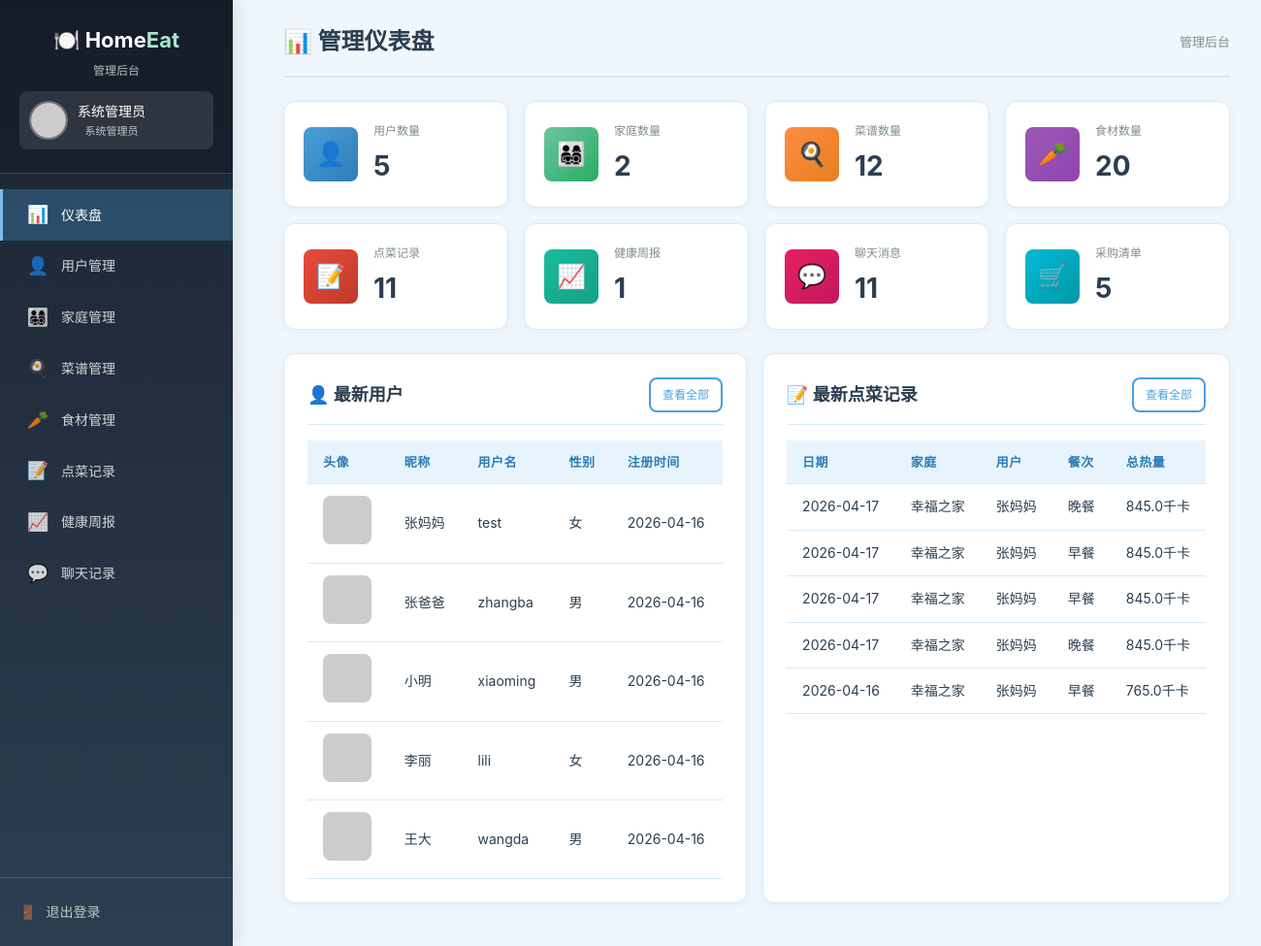
The app's page /admin/dashboard (signed in) with its own data.
### models.py (models this page shows)
class User(UserMixin, db.Model):
    __tablename__ = 'user'
    id = db.Column(db.Integer, primary_key=True)
    username = db.Column(db.String(50), unique=True, nullable=False)
    password = db.Column(db.String(200), nullable=False)
    role = db.Column(db.String(20), default='user')  # admin / user
    nickname = db.Column(db.String(50), default='')
    avatar = db.Column(db.String(200), default='')
    gender = db.Column(db.String(10), default='')
    age = db.Column(db.Integer, default=0)
    height = db.Column(db.Float, default=0)
    weight = db.Column(db.Float, default=0)
    diseases = db.Column(db.Text, default='')  # 慢性疾病
    allergies = db.Column(db.Text, default='')  # 过敏史
    special_diet = db.Column(db.Text, default='')  # 特殊饮食需求
    taste_likes = db.Column(db.Text, default='')  # 喜欢的口味
    taste_dislikes = db.Column(db.Text, default='')  # 忌口食材
    health_goal = db.Column(db.Text, default='')  # 健康目标
    family_id = db.Column(db.Integer, db.ForeignKey('family.id'), nullable=True)
    is_family_admin = db.Column(db.Boolean, default=False)
    created_at = db.Column(db.DateTime, default=datetime.now)
    family = db.relationship('Family', foreign_keys=[family_id], backref=db.backref('members', lazy=True))

class RecipeRecord(db.Model):
    __tablename__ = 'recipe_record'
    id = db.Column(db.Integer, primary_key=True)
    family_id = db.Column(db.Integer, db.ForeignKey('family.id'), nullable=False)
    user_id = db.Column(db.Integer, db.ForeignKey('user.id'), nullable=False)
    date = db.Column(db.Date, nullable=False)
    meal_type = db.Column(db.String(20), default='dinner')  # breakfast/lunch/dinner
    recipes_json = db.Column(db.Text, default='[]')  # 完整菜谱JSON
    total_calories = db.Column(db.Float, default=0)
    total_protein = db.Column(db.Float, default=0)
    total_fat = db.Column(db.Float, default=0)
    total_carbs = db.Column(db.Float, default=0)
    status = db.Column(db.String(20), default='active')  # active / reused
    created_at = db.Column(db.DateTime, default=datetime.now)
    family = db.relationship('Family', backref=db.backref('records', lazy=True))
    user = db.relationship('User', backref=db.backref('records', lazy=True))

class Family(db.Model):
    __tablename__ = 'family'
    id = db.Column(db.Integer, primary_key=True)
    name = db.Column(db.String(100), nullable=False)
    invite_code = db.Column(db.String(20), unique=True, nullable=False)
    description = db.Column(db.Text, default='')
    avatar = db.Column(db.String(200), default='')
    created_by = db.Column(db.Integer, db.ForeignKey('user.id'))
    created_at = db.Column(db.DateTime, default=datetime.now)
    creator = db.relationship('User', foreign_keys=[created_by])

### app.py (the view)
@app.route('/admin/dashboard')
@login_required
@admin_required
def admin_dashboard():
    stats = {
        'user_count': User.query.filter_by(role='user').count(),
        'family_count': Family.query.count(),
        'recipe_count': Recipe.query.count(),
        'ingredient_count': Ingredient.query.count(),
        'record_count': RecipeRecord.query.count(),
        'report_count': WeeklyReport.query.count(),
        'chat_count': ChatMessage.query.count(),
        'shopping_count': ShoppingList.query.count()
    }
    recent_records = RecipeRecord.query.order_by(RecipeRecord.created_at.desc()).limit(5).all()
    recent_users = User.query.filter_by(role='user').order_by(User.created_at.desc()).limit(5).all()
    return render_template('admin/dashboard.html', stats=stats,
                           recent_records=recent_records, recent_users=recent_users)

### app.py (called while the page is built)
@login_manager.user_loader
def load_user(user_id):
    return User.query.get(int(user_id))

def admin_required(f):
    @wraps(f)
    def decorated_function(*args, **kwargs):
        if not current_user.is_authenticated or current_user.role != 'admin':
            flash('需要管理员权限', 'error')
            return redirect(url_for('login'))
        return f(*args, **kwargs)
    return decorated_function

@app.template_filter('meal_type_cn')
def meal_type_cn(val):
    mapping = {'breakfast': '早餐', 'lunch': '午餐', 'dinner': '晚餐'}
    return mapping.get(val, val)

### templates/admin/dashboard.html (shortened to what this page needs)
{% extends "admin/base.html" %}
{% block content %}
<div class="page-header">
    <h2>📊 管理仪表盘</h2>
    <span class="breadcrumb">管理后台</span>
</div>
<div class="stats-grid">
    <div class="stat-card"><div class="stat-icon blue">👤</div><div class="stat-info"><h4>用户数量</h4><div class="stat-number">{{ stats.user_count }}</div></div></div>
    <div class="stat-card"><div class="stat-icon green">👨‍👩‍👧‍👦</div><div class="stat-info"><h4>家庭数量</h4><div class="stat-number">{{ stats.family_count }}</div></div></div>
    <div class="stat-card"><div class="stat-icon orange">🍳</div><div class="stat-info"><h4>菜谱数量</h4><div class="stat-number">{{ stats.recipe_count }}</div></div></div>
    <div class="stat-card"><div class="stat-icon purple">🥕</div><div class="stat-info"><h4>食材数量</h4><div class="stat-number">{{ stats.ingredient_count }}</div></div></div>
    <div class="stat-card"><div class="stat-icon red">📝</div><div class="stat-info"><h4>点菜记录</h4><div class="stat-number">{{ stats.record_count }}</div></div></div>
    <div class="stat-card"><div class="stat-icon teal">📈</div><div class="stat-info"><h4>健康周报</h4><div class="stat-number">{{ stats.report_count }}</div></div></div>
    <div class="stat-card"><div class="stat-icon pink">💬</div><div class="stat-info"><h4>聊天消息</h4><div class="stat-number">{{ stats.chat_count }}</div></div></div>
    <div class="stat-card"><div class="stat-icon cyan">🛒</div><div class="stat-info"><h4>采购清单</h4><div class="stat-number">{{ stats.shopping_count }}</div></div></div>
</div>
<div class="grid-2">
    <div class="card">
        <div class="card-header"><h3>👤 最新用户</h3><a href="/admin/users" class="btn btn-outline btn-sm">查看全部</a></div>
        <table class="data-table">
            <thead><tr><th>头像</th><th>昵称</th><th>用户名</th><th>性别</th><th>注册时间</th></tr></thead>
            <tbody>
            {% for user in recent_users %}
            <tr>
                <td><img src="{{ user.avatar or 'https://via.placeholder.com/40' }}" class="table-img"></td>
                <td>{{ user.nickname }}</td>
                <td>{{ user.username }}</td>
                <td>{{ user.gender or '-' }}</td>
                <td>{{ user.created_at.strftime('%Y-%m-%d') if user.created_at else '-' }}</td>
            </tr>
            {% endfor %}
            </tbody>
        </table>
    </div>
    <div class="card">
        <div class="card-header"><h3>📝 最新点菜记录</h3><a href="/admin/records" class="btn btn-outline btn-sm">查看全部</a></div>
        <table class="data-table">
            <thead><tr><th>日期</th><th>家庭</th><th>用户</th><th>餐次</th><th>总热量</th></tr></thead>
            <tbody>
            {% for record in recent_records %}
            <tr>
                <td>{{ record.date }}</td>
                <td>{{ record.family.name if record.family else '-' }}</td>
                <td>{{ record.user.nickname if record.user else '-' }}</td>
                <td>{{ record.meal_type | meal_type_cn }}</td>
                <td>{{ record.total_calories }}千卡</td>
            </tr>
            {% endfor %}
            </tbody>
        </table>
    </div>
</div>
{% endblock %}

### templates/admin/base.html (shortened to what this page needs)
<!DOCTYPE html>
<html lang="zh-CN">
<head>
    <link rel="stylesheet" href="/static/css/style.css">
</head>
<body>
<div class="user-layout">
    <aside class="user-sidebar admin-sidebar">
        <div class="sidebar-header">
            <h2>🍽️ Home<span>Eat</span></h2>
            <p style="font-size:12px;opacity:0.7;margin-top:4px;">管理后台</p>
            <div class="user-info">
                <img src="{{ current_user.avatar or 'https://via.placeholder.com/40' }}" alt="头像" class="user-avatar">
                <div>
                    <div class="user-name">{{ current_user.nickname }}</div>
                    <div class="user-role">系统管理员</div>
                </div>
            </div>
        </div>
        <nav class="sidebar-nav">
            <a href="/admin/dashboard" class="{% if request.endpoint == 'admin_dashboard' %}active{% endif %}">
                <span class="nav-icon">📊</span> <span>仪表盘</span>
            </a>
            <a href="/admin/users" class="{% if request.endpoint == 'admin_users' %}active{% endif %}">
                <span class="nav-icon">👤</span> <span>用户管理</span>
            </a>
            <a href="/admin/families" class="{% if request.endpoint == 'admin_families' %}active{% endif %}">
                <span class="nav-icon">👨‍👩‍👧‍👦</span> <span>家庭管理</span>
            </a>
            <a href="/admin/recipes" class="{% if request.endpoint == 'admin_recipes' %}active{% endif %}">
                <span class="nav-icon">🍳</span> <span>菜谱管理</span>
            </a>
            <a href="/admin/ingredients" class="{% if request.endpoint == 'admin_ingredients' %}active{% endif %}">
                <span class="nav-icon">🥕</span> <span>食材管理</span>
            </a>
            <a href="/admin/records" class="{% if request.endpoint == 'admin_records' %}active{% endif %}">
                <span class="nav-icon">📝</span> <span>点菜记录</span>
            </a>
            <a href="/admin/reports" class="{% if request.endpoint == 'admin_reports' %}active{% endif %}">
                <span class="nav-icon">📈</span> <span>健康周报</span>
            </a>
            <a href="/admin/chats" class="{% if request.endpoint == 'admin_chats' %}active{% endif %}">
                <span class="nav-icon">💬</span> <span>聊天记录</span>
            </a>
        </nav>
        <div class="sidebar-footer">
            <a href="/logout"><span class="nav-icon">🚪</span> 退出登录</a>
        </div>
    </aside>
    <main class="user-main">
        {% block content %}{% endblock %}
    </main>
</div>
</body>
</html>

### records on screen
User: nickname "系统管理员"
User: nickname "张妈妈", username "test", gender "女", created_at "2026-04-16"
User: nickname "张爸爸", username "zhangba", gender "男", created_at "2026-04-16"
User: nickname "小明", username "xiaoming", gender "男", created_at "2026-04-16"
User: nickname "李丽", username "lili", gender "女", created_at "2026-04-16"
User: nickname "王大", username "wangda", gender "男", created_at "2026-04-16"
RecipeRecord: date "2026-04-17", family "幸福之家", user "张妈妈", meal_type|meal_type_cn "晚餐", total_calories "845.0"
RecipeRecord: date "2026-04-17", family "幸福之家", user "张妈妈", meal_type|meal_type_cn "早餐", total_calories "845.0"
RecipeRecord: date "2026-04-17", family "幸福之家", user "张妈妈", meal_type|meal_type_cn "早餐", total_calories "845.0"
RecipeRecord: date "2026-04-17", family "幸福之家", user "张妈妈", meal_type|meal_type_cn "晚餐", total_calories "845.0"
RecipeRecord: date "2026-04-16", family "幸福之家", user "张妈妈", meal_type|meal_type_cn "早餐", total_calories "765.0"

### other values on screen
{{ stats.user_count }} "5"
{{ stats.family_count }} "2"
{{ stats.recipe_count }} "12"
{{ stats.ingredient_count }} "20"
{{ stats.record_count }} "11"
{{ stats.report_count }} "1"
{{ stats.chat_count }} "11"
{{ stats.shopping_count }} "5"
